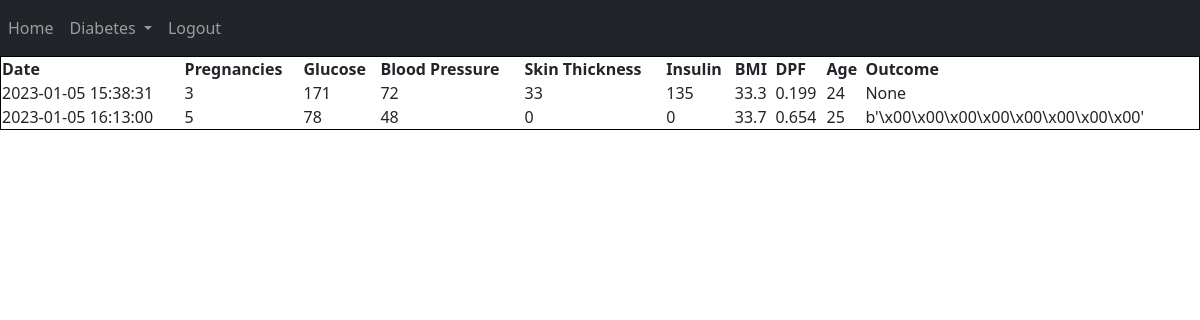
/diabetes_history (signed in), run on an earlier commit of the app's database.
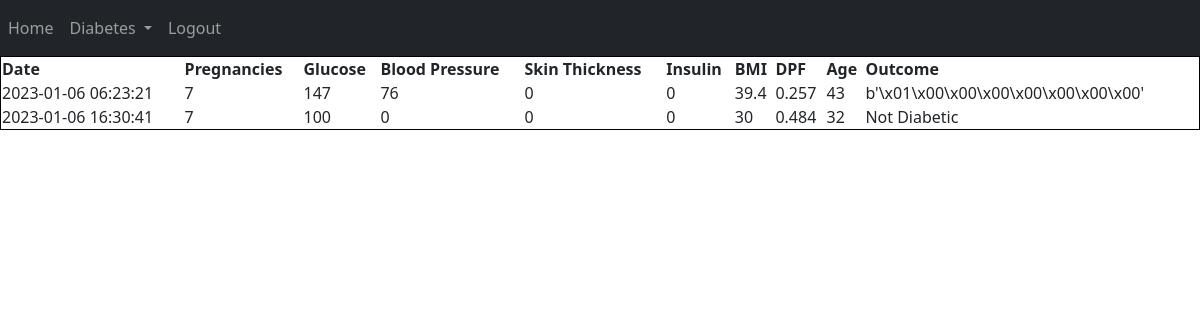
And on a later commit of the database.
### website/models.py (models this page shows)
class Diabetes(db.Model):
    id = db.Column(db.Integer, primary_key=True)
    date = db.Column(db.DateTime(timezone=True), default=func.now()) # To auto set date
    pregnancies = db.Column(db.Integer)
    glucose = db.Column(db.Integer)
    bloodpressure = db.Column(db.Integer)
    skinthichness = db.Column(db.Integer)
    insulin = db.Column(db.Integer)
    bmi = db.Column(db.Integer)
    dpf = db.Column(db.Integer)
    age = db.Column(db.Integer)
    outcome = db.Column(db.String(10000))
    user_id = db.Column(db.Integer, db.ForeignKey('user.id')) # not here

### website/views.py (the view)
@views.route("/diabetes_history")
@login_required
def diabetes_history():
    return render_template('diabetes_history.html', user=current_user)

### website/__init__.py (called while the page is built)
def create_app():
    app = Flask(__name__)
    app.config['SECRET_KEY'] = 'uuhfurhfueih hfu iehfuci heuh eusjhc nsjv nsweur'
    app.config['SQLALCHEMY_DATABASE_URI'] = f'sqlite:///{DB_NAME}'
    db.init_app(app)
    from .views import views
    from .auth import auth
    app.register_blueprint(views, url_prefix="/")
    app.register_blueprint(auth, url_prefix="/")
    from .models import User, Diabetes
    create_database(app)
    login_manager = LoginManager()
    login_manager.login_view = 'auth.login'
    login_manager.init_app((app))
    @login_manager.user_loader
    def load_user(id):
        return User.query.get(int(id))
    return app

### website/templates/diabetes_history.html
{% include 'nav(logged).html' %}
<table style="border:1px solid black;
width: 100%;">
    <tr>
    <th>Date</th>
    <th>Pregnancies</th>
    <th>Glucose</th>
    <th>Blood Pressure</th>
    <th>Skin Thickness</th>
    <th>Insulin</th>
    <th>BMI</th>
    <th>DPF</th>
    <th>Age</th>
    <th>Outcome</th>
    </tr>
    {% for diabetes in user.diabetes %}
    <tr>
        <td>{{ diabetes.date }}</td>
        <td>{{ diabetes.pregnancies }}</td>
        <td>{{ diabetes.glucose }}</td>
        <td>{{ diabetes.bloodpressure }}</td>
        <td>{{ diabetes.skinthichness }}</td>
        <td>{{ diabetes.insulin }}</td>
        <td>{{ diabetes.bmi }}</td>
        <td>{{ diabetes.dpf }}</td>
        <td>{{ diabetes.age }}</td>
        <td>{{ diabetes.outcome }}</td>
    </tr>
        {% endfor %}
</table>

### website/templates/nav(logged).html (shortened to what this page needs)
<html>
    <head>
        <link rel="stylesheet" href="https://stackpath.bootstrapcdn.com/bootstrap/5.0.0-alpha1/css/bootstrap.min.css"
>
    </head>
    <body>
<nav class="navbar navbar-expand-lg navbar-dark bg-dark">
    <div class="collapse navbar-collapse" id="navbar">
        <div class="navbar-nav mr-auto">
            <a href="/home" class="nav-item nav-link" id="home">Home</a>
        </div>
        <div class="navbar-nav ml-auto">
            <li class="nav-item dropdown">
                <a class="nav-link dropdown-toggle" href="#" id="navbarDropdown" role="button" data-toggle="dropdown" aria-haspopup="true" aria-expanded="false">
                  Diabetes
                </a>
              </li>
            <a href="/logout" class="nav-item nav-link" id="logout">Logout</a>
        </div>
    </div>
</nav>
    </body>
</html>

What changed in the data, as far as the page shows it:
changed Diabetes (number 1 of 2 on the later page): date "2023-01-05 15:38:31" → "2023-01-06 06:23:21"; pregnancies "3" → "7"; glucose "171" → "147"; bloodpressure "72" → "76"; skinthichness "33" → "0"; insulin "135" → "0"; bmi "33.3" → "39.4"; dpf "0.199" → "0.257"; age "24" → "43"; outcome "None" → "b'\\x01\\x00\\x00\\x00\\x00\\x00\\x00\\x00'"
changed Diabetes: date "2023-01-05 16:13:00" → "2023-01-06 16:30:41"; pregnancies "5" → "7"; glucose "78" → "100"; bloodpressure "48" → "0"; bmi "33.7" → "30"; dpf "0.654" → "0.484"; age "25" → "32"; outcome "b'\\x00\\x00\\x00\\x00\\x00\\x00\\x00\\x00'" → "Not Diabetic"
